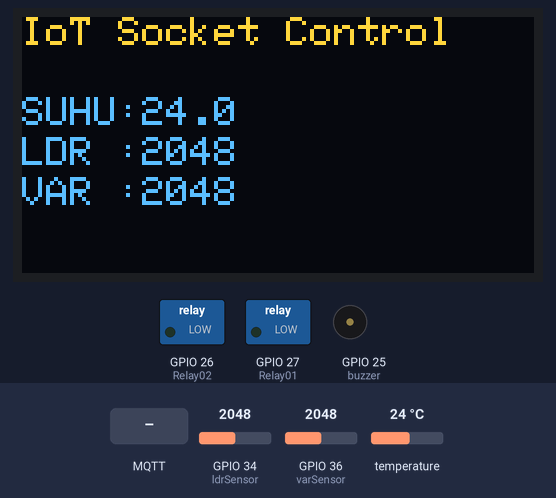
The sketch below on a simulated ESP32. Shown: 128×64 one-colour display, switched loads named in the sketch (green lamp = pin HIGH), buzzer (waves = sounding, pin HIGH). The test bench sets the inputs (shaded band); at power-on: temperature 24 °C, GPIO 34 (ldrSensor) = 2048, GPIO 36 (varSensor) = 2048. The OLED is the two-colour kind (top 16 rows yellow); WiFi joins after 1.5 s; servers stay silent unless stated; no MQTT or app messages arrive unless stated; what the sketch prints to the serial monitor is not drawn.

Above: at 11.4 s.
11.5 s: MQTT message "on" arrives on the first subscribed topic
At 12.3 s:
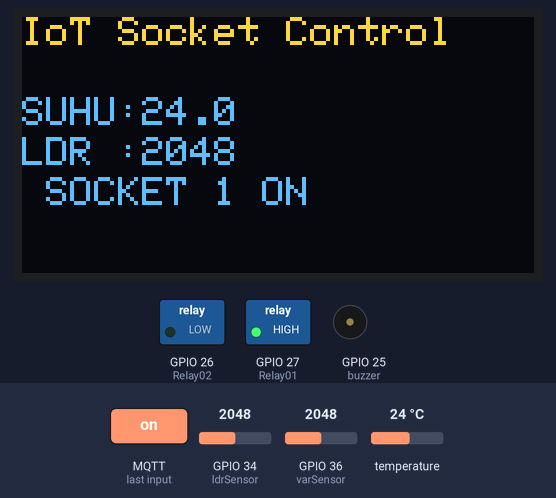
22.3 s: temperature set to 12 °C
At 32.0 s:
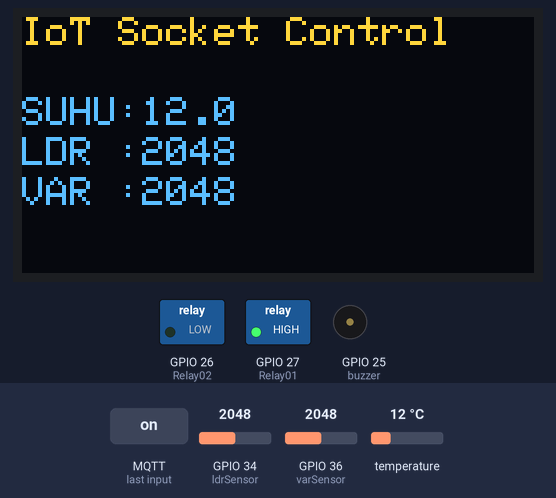
32.3 s: MQTT message "off" arrives on the first subscribed topic
At 32.9 s:
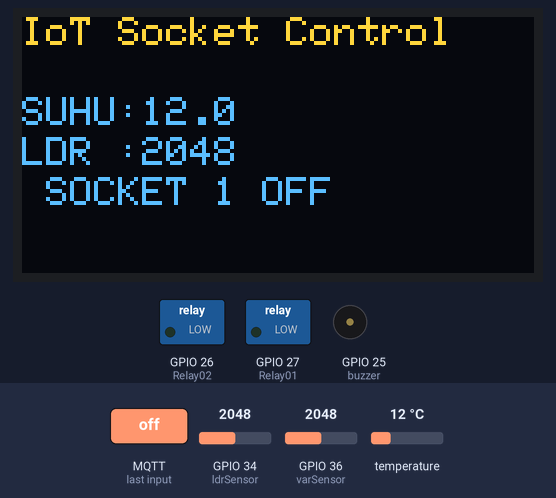
42.3 s: GPIO 34 (ldrSensor) set to 2866
At 52.0 s:
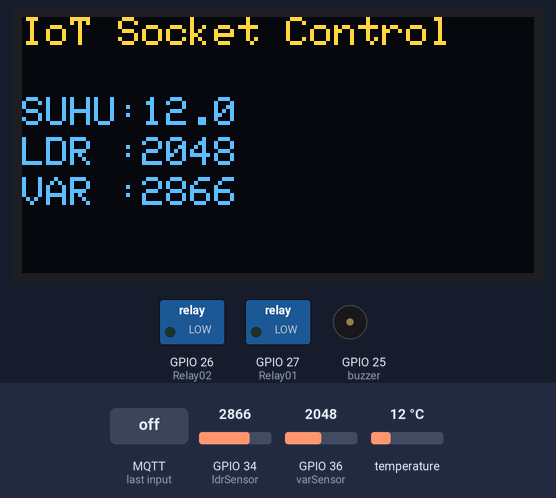
52.3 s: MQTT message "on" arrives on the first subscribed topic
At 53.0 s:
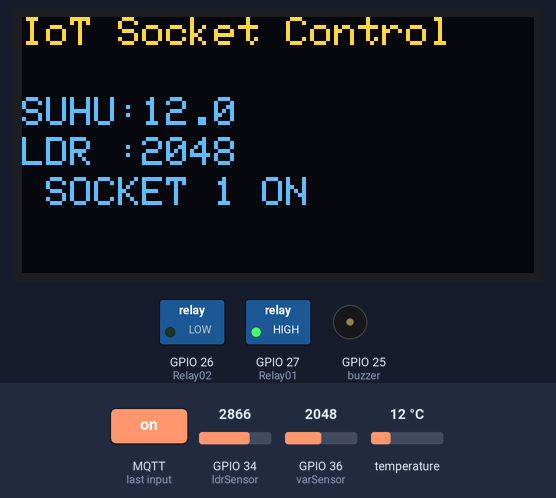
62.3 s: MQTT message "on" arrives on the third subscribed topic
At 63.2 s:
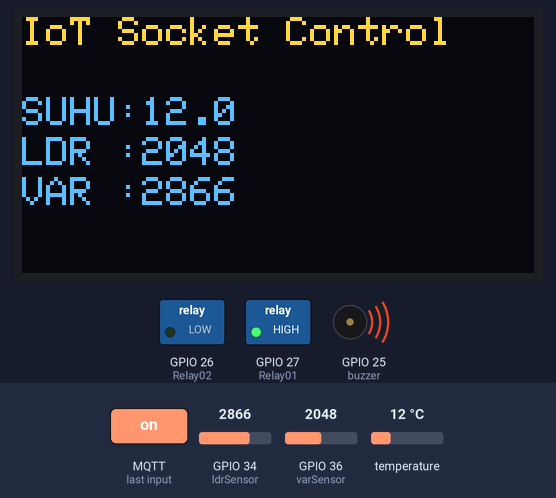
Timing chart, 0 to 64.8 s (numbered marks = the images above; inputs shaded):
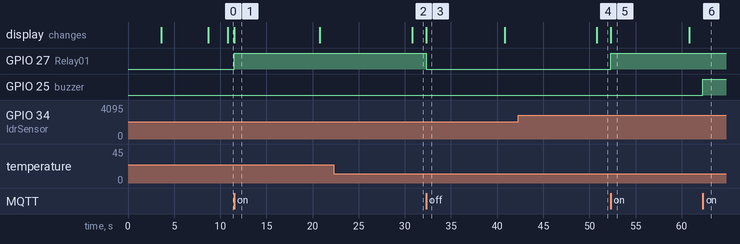

The sketch:

IoT_UKM_2023.ino
```cpp
 #include <OneWire.h>
#include <DallasTemperature.h>
#include <SPI.h>
#include <Wire.h>
#include <WiFi.h>
#include <PubSubClient.h>
#include <Adafruit_GFX.h>
#include <Adafruit_SSD1306.h>

//-----associte pin number with sensor/actuator

//----ISTIHAR GPIO PIN ---------------------------------------------------------------------------------

//---=on board------
#define oneWireBus 15  //--SENSOR SUHU DS18B20
#define Relay01 27   //relay 1
#define Relay02 26   // relay 2
#define buzzer  25     // Buzzer
//--- device/sensor OFF board ------
#define varSensor  36
#define ldrSensor  34

#define SENSOR_PIN  15 // ESP32 pin GIOP21 connected to DS18B20 sensor's DQ pin
#define SCREEN_WIDTH 128 // OLED display width, in pixels
#define SCREEN_HEIGHT 64 // OLED display height, in pixels
//----------------------------------- end -------------------------------------------------------------


// Declaration for an SSD1306 display connected to I2C (SDA, SCL pins)
Adafruit_SSD1306 display(SCREEN_WIDTH, SCREEN_HEIGHT, &Wire, -1);

//----ISTIHAR SENSOR SUHU DS18B20 ---------------------------------------------------------------------

OneWire oneWire(oneWireBus);
DallasTemperature sensors(&oneWire);
//----------------------------------- end -------------------------------------------------------------


//---- PENETAPAN WIFI ---------------------------------------------------------------------------------
//------WIFI PTSB---
/*const char* ssid = "PTSB STAFF";
const char* password = ""; */

//------WIFI AZA---
const char* ssid = "Alias FredoX_2.4GHz@unifi";
const char* password = "0135335045";


WiFiClient espClient;
PubSubClient client(espClient); //MQTT
const char* mqtt_server = "broker.hivemq.com";

//----------------------------------- end -------------------------------------------------------------

//---- PEMBOLEHUBAH DATA---------------------------------------------------------------------------------
float sensorAnalog1;
float sensorAnalog2;
float temperatureC;
char varPotString[8];
float dataMoisture;
long lastMsg = 0;
char msg[50];
int value = 0;
//----------------------------------- end -------------------------------------------------------------


void setup() {

  pinMode (Relay01,OUTPUT);
  pinMode (Relay02,OUTPUT);
  pinMode (buzzer,OUTPUT);

Serial.begin(115200);

    if(!display.begin(SSD1306_SWITCHCAPVCC, 0x3C)) { // Address 0x3D for 128x64
    Serial.println(F("SSD1306 allocation failed"));
    for(;;);
  }

  delay(2000);
  display.clearDisplay();

  sensors.begin();

  setup_wifi();
  client.setServer(mqtt_server, 1883);
  client.setCallback(callback);
  delay(100);

 display.clearDisplay();
  display.setTextSize(1);
  display.setTextColor(WHITE);
   display.setCursor(0,0);
  display.println("IoT Socket Control");
//  display.setCursor(40, 20);
  display.display();
  delay(500);

}

void loop() {
if (!client.connected()) {
    reconnect();
  }
  client.loop();

  long now = millis();

  if (now - lastMsg > 10000) {
    lastMsg = now;

//-------------------------------------------------------------------------------
//                     -------------------suhu --------------------------

    sensors.requestTemperatures();
    temperatureC = sensors.getTempCByIndex(0);

    Serial.println("-----------------UKM ------------------");
    Serial.print(temperatureC);
    Serial.println(" ºC");

    dtostrf(temperatureC, 1, 1, varPotString);
    Serial.print("Analog suhu: ");
    Serial.println(varPotString);
    client.publish("kksj/suhu", varPotString);

//---------------------------------------------------end --------------------------

//----------- Sensor LDR -------------

  int dataLDR = analogRead(ldrSensor);
  Serial.print("LDR Value : ");
  Serial.println(dataLDR);


  dtostrf(dataLDR, 1, 2, varPotString);
  Serial.print("Analog LDR sensor: ");
  Serial.println(varPotString);
  client.publish("kksj/ldr", varPotString);

//================ END ==============

//----------- Sensor VAR -------------

  int dataVAR = analogRead(varSensor);
  Serial.print("LDR Value : ");
  Serial.println(dataVAR);

  dtostrf(dataVAR, 1, 2, varPotString);
  Serial.print("Analog LDR sensor: ");
  Serial.println(varPotString);
  client.publish("kksj/ldr", varPotString);

//================ END ==============

//----------- OLED DISPLAY -------------

    display.clearDisplay();
    display.setCursor(0,0);
    display.println("IoT Socket Control");
    display.setTextSize(1);
    display.setTextColor(WHITE,BLACK);
    display.setCursor(0,20);
    display.print("SUHU:");
    display.print(temperatureC,1);

    display.setCursor(0,30);
    display.print("LDR :");
    display.print(dataVAR);

    display.setCursor(0,40);
    display.print("VAR :");
    display.print(dataLDR);
    display.display();

//================ END ==============

 }
}
```

wifiFunction.ino
```cpp
void setup_wifi() {
  delay(10);
  Serial.println();
  Serial.print("Connecting to ");
  Serial.println(ssid);


  WiFi.begin(ssid, password);

  while (WiFi.status() != WL_CONNECTED) {
    delay(500);
    Serial.print(".");
  }

  Serial.println("");
  Serial.println("WiFi connected");
  Serial.println("IP address: ");
  Serial.println(WiFi.localIP());

  display.setTextColor(WHITE,BLACK);
  display.setCursor(0,10);
  display.print("WiFi connected");
  display.setCursor(0,20);
  display.print(WiFi.localIP());
   display.display();
  delay(5000);
}

void callback(char* topic, byte* message, unsigned int length) {
  Serial.print("Message arrived on topic: ");
  Serial.print(topic);
  Serial.print(". Message: ");
  String messageTemp;

  for (int i = 0; i < length; i++) {
    Serial.print((char)message[i]);
    messageTemp += (char)message[i];
  }
  Serial.println();

  // add more if statements to control more GPIOs with MQTT

  // If a message is received on the topic esp32/output, you check if the message is either "on" or "off".
  if (String(topic) == "kksj/relay1") {
    Serial.print("Changing output to ");
    if(messageTemp == "on"){
      Serial.println("on");
      digitalWrite(Relay01,HIGH);
      client.publish("kksj/relay1/status", "RELAY 1 ON");
      display.setCursor(0,40);
      display.print(" SOCKET 1 ON ");
      display.display();

    }
    else if(messageTemp == "off"){
      Serial.println("off");
      digitalWrite(Relay01,LOW);
      client.publish("kebun/socket1/status", "RELAY 1 OFF");
      display.setCursor(0,40);
      display.print(" SOCKET 1 OFF");
      display.display();
    }
  }

 if (String(topic) == "kksj/relay2") {
    Serial.print("Changing output to ");
    if(messageTemp == "on"){
      Serial.println("on");
      digitalWrite(Relay02,HIGH);
      client.publish("kebun/socket2/status", "RELAY 2 ON");
    }
    else if(messageTemp == "off"){
      Serial.println("off");
      digitalWrite(Relay02,LOW);
       client.publish("kksj/relay2/status", "RELAY 2 OFF");
    }
  }

   if (String(topic) == "kksj/buzzer") {
    Serial.print("Changing output to ");
    if(messageTemp == "on"){
      Serial.println("on");
      digitalWrite(buzzer,HIGH);
      client.publish("kebun/socket2/status", "RELAY 2 ON");
    }
    else if(messageTemp == "off"){
      Serial.println("off");
      digitalWrite(buzzer,LOW);
       client.publish("kksj/relay2/status", "RELAY 2 OFF");
    }
  }

}

void reconnect() {
  // Loop until we're reconnected
  while (!client.connected()) {
    Serial.print("Attempting MQTT connection...");
    // Attempt to connect
    if (client.connect("IoTkelasdenganUKM2003")) {
      Serial.println("connected");
      // Subscribe
      client.subscribe("kksj/relay1");
      client.subscribe("kksj/relay2");
      client.subscribe("kksj/buzzer");
    } else {
      Serial.print("failed, rc=");
      Serial.print(client.state());
      Serial.println(" try again in 5 seconds");
      // Wait 5 seconds before retrying
      delay(5000);
    }
  }
}
```

Measured:
- after the input at 11.5 s, GPIO 27 (Relay01): LOW → HIGH at once; the display: changes at once (image 1)
- after the input at 22.3 s, the display: changes after 8.5 s (image 2)
- after the input at 32.3 s, GPIO 27 (Relay01): HIGH → LOW at once; the display: changes at once (image 3)
- after the input at 42.3 s, the display: changes after 8.5 s (image 4)
- after the input at 52.3 s, GPIO 27 (Relay01): LOW → HIGH at once; the display: changes at once (image 5)
- after the input at 62.3 s, GPIO 25 (buzzer): LOW → HIGH at once
- what the display in image 1 shows lasts 9.3 s, from 11.5 s to 20.8 s
